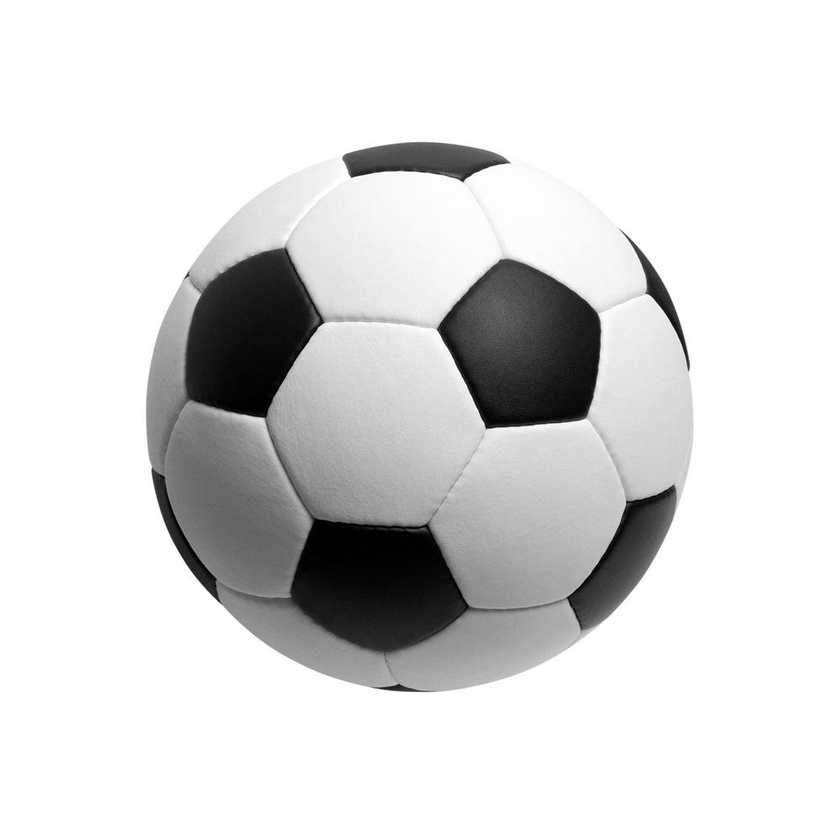
//> input picture train-2/zhongzebin-hm/find_center/timg.jpeg, 840 x 840 px, shrunk from 1000 x 999 before the run
$ ./main   (built with g++ and OpenCV 4)
//> lines starting //> are read from the running program, lines starting //| are printed output that depends on the picture; after the words box and inside, x2 and y2 are one past the last pixel; in counts of white or black regions, pixels touching at a corner belong together
#include <opencv2/opencv.hpp>
using namespace std;
using namespace cv;
int main()
{
    Mat src,org;
    src=imread("../timg.jpeg");
//> src is the input picture: 840 rows x 840 cols, CV_8UC3; min 0, max 255, mean 219.1
    src.copyTo(org);
    cvtColor(src,src,COLOR_BGR2GRAY);
//> src: 840 rows x 840 cols, CV_8UC1
    threshold(src,src,100,255,THRESH_BINARY);
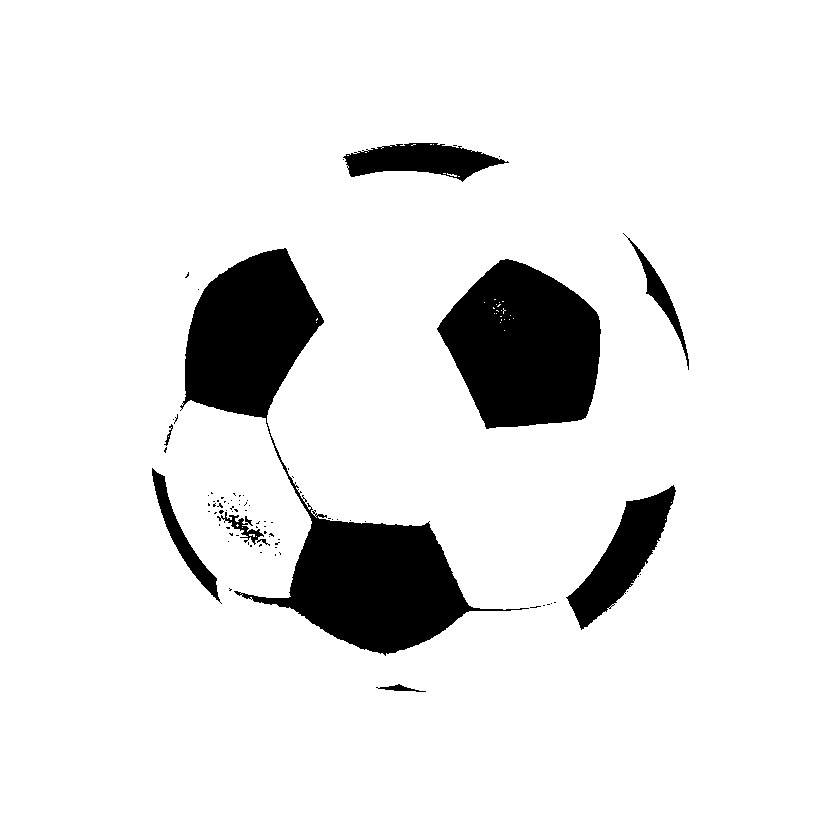
//> src: 840 rows x 840 cols, CV_8UC1; 90.4% white; 82 black regions (73 under 20 px), largest, box (x1, y1, x2, y2) and area: (180, 248, 529, 656) 34689, (437, 259, 601, 429) 19993, (566, 485, 676, 630) 5778
    Moments m = moments(src,true);
//> m = moments, m00 637600, centre m10/m00, m01/m00 = (420.4, 419.1)
    Point p(m.m10/m.m00, m.m01/m.m00);
//> p = Point(420, 419)
    circle(org, p, 5, Scalar(128,0,0), -1);
//> org: 840 rows x 840 cols, CV_8UC3; 81 pixels changed, all inside (x1, y1, x2, y2) = (415, 414, 426, 425)
    imshow("center",org);
    waitKey(0);
}
